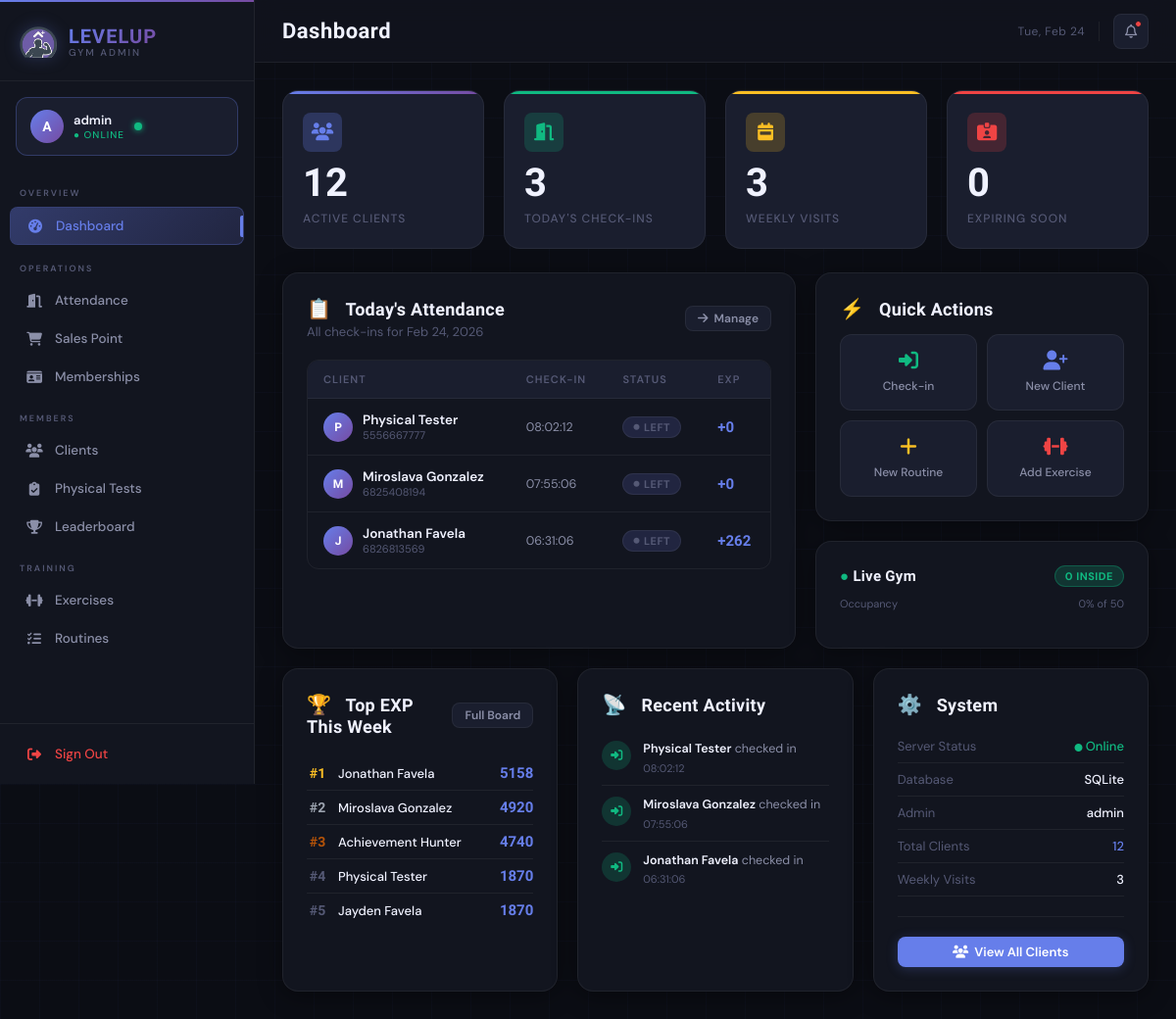
Before: /admin (signed in) with the older database file.
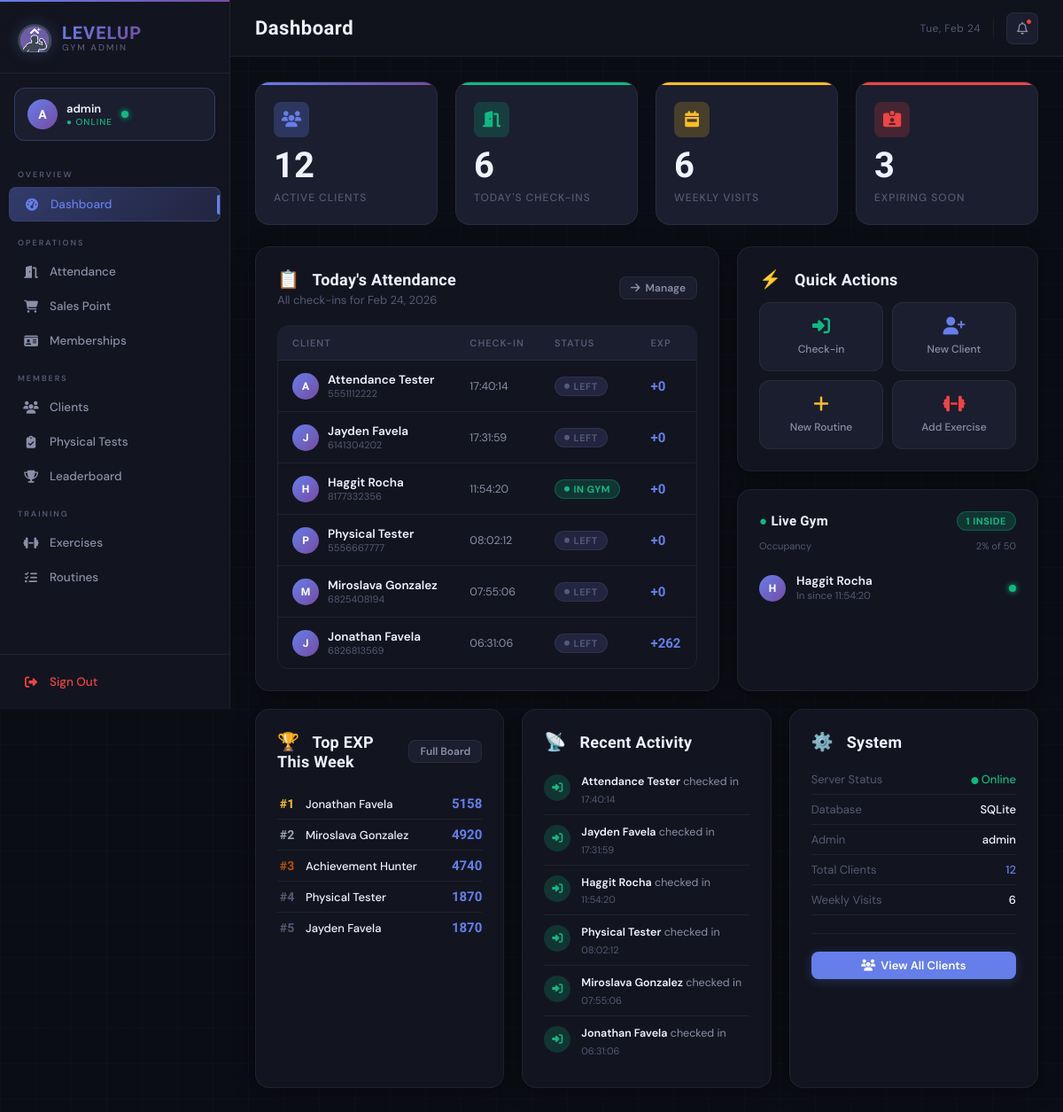
After: the same page with the newer database file.
### tables this page shows
CREATE TABLE attendance (
                attendance_id INTEGER PRIMARY KEY AUTOINCREMENT,
                client_id INTEGER NOT NULL,
                check_in_date DATE NOT NULL,
                check_in_time TIME,
                check_out_time TIME,
                exp_earned INTEGER DEFAULT 0,
                FOREIGN KEY (client_id) REFERENCES clients(client_id) ON DELETE CASCADE,
                UNIQUE(client_id, check_in_date)
            );

CREATE TABLE clients (
                client_id INTEGER PRIMARY KEY AUTOINCREMENT,
                phone_number TEXT UNIQUE NOT NULL,
                pin_hash TEXT NOT NULL,
                first_name TEXT NOT NULL,
                last_name TEXT NOT NULL,
                email TEXT,
                date_of_birth DATE,
                gender TEXT,
                registration_date DATETIME DEFAULT CURRENT_TIMESTAMP,
                status TEXT DEFAULT 'active',
                profile_photo_path TEXT
            );

CREATE TABLE client_gamification (
                gamification_id INTEGER PRIMARY KEY AUTOINCREMENT,
                client_id INTEGER UNIQUE NOT NULL,
                current_level INTEGER DEFAULT 1,
                current_exp INTEGER DEFAULT 0,
                total_exp INTEGER DEFAULT 0,
                rank TEXT DEFAULT 'E',
                client_class TEXT,
                class_unlocked_at_level INTEGER, current_streak INTEGER DEFAULT 0, longest_streak INTEGER DEFAULT 0, total_reps INTEGER DEFAULT 0, workouts_completed INTEGER DEFAULT 0,
                FOREIGN KEY (client_id) REFERENCES clients(client_id) ON DELETE CASCADE
            );

### main.py (the view)
@app.route('/admin')
@admin_required
def admin_dashboard():
    from datetime import date
    from controllers.leaderboard_controller import LeaderboardController
    from controllers.membership_controller import MembershipController
    db = DatabaseManager()
    all_clients      = Client.get_all_active()
    total_clients    = len(all_clients)
    attendance_list  = attendance_ctrl.get_gym_attendance_today()
    todays_attendance = len(attendance_list)
    weekly_report    = attendance_ctrl.get_weekly_attendance_report()
    weekly_visits    = weekly_report['total_visits']
    currently_in = sum(1 for r in attendance_list if not r.get('check_out_time'))
    mc = MembershipController()
    all_memberships  = mc.get_all_memberships()
    today            = date.today()
    expiring_soon = sum(
        1 for m in all_memberships
        if m.get('status') == 'active' and m.get('end_date')
        and 0 < (
            __import__('datetime').datetime.strptime(m['end_date'], '%Y-%m-%d').date() - today
        ).days <= 7
    )
    try:
        lb = LeaderboardController()
        top_exp_week = lb.get_top_exp()   # returns top 10 all-time; use as weekly proxy
    except Exception:
        top_exp_week = []
    return render_template(
        'admin/dashboard.html',
        total_clients    = total_clients,
        todays_attendance= todays_attendance,
        weekly_visits    = weekly_visits,
        attendance_list  = attendance_list,
        currently_in     = currently_in,
        expiring_soon    = expiring_soon,
        top_exp_week     = top_exp_week,
        gym_capacity     = 50,                # adjust as needed
        today_date       = today.strftime('%b %d, %Y'),
    )

### templates/admin/dashboard.html (shortened to what this page needs)
{% extends "admin/base.html" %}
{% block page_title %}Dashboard{% endblock %}
{% block content %}
<div class="grid grid-4" style="margin-bottom:24px;">
    <div class="stat-card accent">
        <div class="stat-icon accent"><i class="fa-solid fa-users"></i></div>
        <div class="stat-value">{{ total_clients }}</div>
        <div class="stat-label">Active Clients</div>
    </div>
    <div class="stat-card emerald">
        <div class="stat-icon emerald"><i class="fa-solid fa-door-open"></i></div>
        <div class="stat-value">{{ todays_attendance }}</div>
        <div class="stat-label">Today's Check-ins</div>
    </div>
    <div class="stat-card amber">
        <div class="stat-icon amber"><i class="fa-solid fa-calendar-week"></i></div>
        <div class="stat-value">{{ weekly_visits }}</div>
        <div class="stat-label">Weekly Visits</div>
    </div>
    <div class="stat-card red">
        <div class="stat-icon red"><i class="fa-solid fa-id-card-clip"></i></div>
        <div class="stat-value">{{ expiring_soon | default(0) }}</div>
        <div class="stat-label">Expiring Soon</div>
    </div>
</div>
<div class="grid" style="grid-template-columns: 1fr 340px; gap: 20px; margin-bottom: 20px;">
    <div class="card" style="margin-bottom:0;">
        <div class="card-header">
            <div>
                <div class="card-title">
                    <span class="card-title-icon">📋</span> Today's Attendance
                </div>
                <div class="section-subtitle">All check-ins for {{ today_date | default('today') }}</div>
            </div>
            <a href="{{ url_for('admin_attendance') }}" class="btn btn-ghost btn-sm">
                <i class="fa-solid fa-arrow-right"></i> Manage
            </a>
        </div>
        {% if attendance_list %}
        <div class="table-wrapper">
            <table>
                <thead>
                    <tr>
                        <th>Client</th>
                        <th>Check-in</th>
                        <th>Status</th>
                        <th>EXP</th>
                    </tr>
                </thead>
                <tbody>
                    {% for record in attendance_list %}
                    <tr>
                        <td>
                            <div style="display:flex; align-items:center; gap:10px;">
                                <div class="live-avatar" style="width:30px;height:30px;font-size:12px;">
                                    {{ record.client_name[0] | upper if record.client_name else '?' }}
                                </div>
                                <div>
                                    <strong>{{ record.client_name }}</strong>
                                    <div style="font-size:11px; color:var(--text-muted);">{{ record.phone_number }}</div>
                                </div>
                            </div>
                        </td>
                        <td style="font-size:12.5px;">{{ record.check_in_time }}</td>
                        <td>
                            {% if record.check_out_time %}
                                <span class="badge badge-muted"><i class="fa-solid fa-circle" style="font-size:6px;"></i> Left</span>
                            {% else %}
                                <span class="badge badge-emerald"><i class="fa-solid fa-circle" style="font-size:6px;"></i> In Gym</span>
                            {% endif %}
                        </td>
                        <td>
                            <span style="color: var(--accent); font-family:'Rajdhani',sans-serif; font-weight:700; font-size:15px;">
                                +{{ record.exp_earned }}
                            </span>
                        </td>
                    </tr>
                    {% endfor %}
                </tbody>
            </table>
        </div>
        {% else %}
        <div class="empty-state">
            <i class="fa-solid fa-person-walking-arrow-right"></i>
            <p>No check-ins yet today.</p>
        </div>
        {% endif %}
    </div>
    <div style="display:flex; flex-direction:column; gap:20px;">
        <div class="card" style="margin-bottom:0;">
            <div class="card-title" style="margin-bottom:14px;">
                <span class="card-title-icon">⚡</span> Quick Actions
            </div>
            <div class="quick-action-grid">
                <a href="{{ url_for('admin_attendance') }}" class="quick-action emerald">
                    <i class="fa-solid fa-right-to-bracket"></i>
                    Check-in
                </a>
                <a href="{{ url_for('admin_add_client') }}" class="quick-action accent">
                    <i class="fa-solid fa-user-plus"></i>
                    New Client
                </a>
                <a href="{{ url_for('admin_add_routine') }}" class="quick-action amber">
                    <i class="fa-solid fa-plus"></i>
                    New Routine
                </a>
                <a href="{{ url_for('admin_add_exercise') }}" class="quick-action red">
                    <i class="fa-solid fa-dumbbell"></i>
                    Add Exercise
                </a>
            </div>
        </div>
        <div class="card" style="margin-bottom:0; flex:1;">
            <div class="card-header" style="margin-bottom:10px;">
                <div class="card-title" style="font-size:15px;">
                    <span style="color:var(--emerald);">●</span> Live Gym
                </div>
                <span class="badge badge-emerald">{{ currently_in | default(0) }} inside</span>
            </div>
            {% set cap = gym_capacity | default(50) %}
            {% set pct = ((currently_in | default(0) / cap) * 100) | int %}
            <div style="font-size:11px; color:var(--text-muted); display:flex; justify-content:space-between;">
                <span>Occupancy</span>
                <span>{{ pct }}% of {{ cap }}</span>
            </div>
            <div style="margin-top:14px;">
                {% if attendance_list %}
                    {% for record in attendance_list %}
                        {% if not record.check_out_time %}
                        <div class="live-client">
                            <div class="live-avatar" style="width:30px;height:30px;font-size:12px;">
                                {{ record.client_name[0] | upper if record.client_name else '?' }}
                            </div>
                            <div class="live-client-info">
                                <div class="live-client-name">{{ record.client_name }}</div>
                                <div class="live-client-meta">In since {{ record.check_in_time }}</div>
                            </div>
                            <div class="live-dot"></div>
                        </div>
                        {% endif %}
                    {% endfor %}
                {% else %}
                <div style="text-align:center; padding:16px; color:var(--text-muted); font-size:13px;">
                    Gym is empty right now
                </div>
                {% endif %}
            </div>
        </div>
    </div>
</div>
<div class="grid grid-3">
    <div class="card" style="margin-bottom:0;">
        <div class="card-header">
            <div class="card-title"><span class="card-title-icon">🏆</span> Top EXP This Week</div>
            <a href="{{ url_for('admin_leaderboard') }}" class="btn btn-ghost btn-sm">Full Board</a>
        </div>
        {% if top_exp_week %}
            {% for row in top_exp_week[:5] %}
            <div class="performer-row">
                <div class="performer-rank-num {% if loop.index == 1 %}gold{% elif loop.index == 2 %}silver{% elif loop.index == 3 %}bronze{% endif %}">
                    #{{ loop.index }}
                </div>
                <div class="performer-name">{{ row.full_name }}</div>
                <div class="performer-value">{{ row.total_exp }}</div>
            </div>
            {% endfor %}
        {% else %}
            <div class="empty-state" style="padding:24px 0;">
                <i class="fa-solid fa-trophy" style="font-size:24px;"></i>
                <p>No data yet</p>
            </div>
        {% endif %}
    </div>
    <div class="card" style="margin-bottom:0;">
        <div class="card-title" style="margin-bottom:14px;"><span class="card-title-icon">📡</span> Recent Activity</div>
        {% if attendance_list %}
            {% for record in attendance_list[:6] %}
            <div class="activity-item">
                <div class="activity-icon checkin"><i class="fa-solid fa-right-to-bracket"></i></div>
                <div style="flex:1;">
                    <div class="activity-text">
                        <strong>{{ record.client_name }}</strong> checked in
                    </div>
                    <div class="activity-time">{{ record.check_in_time }}</div>
                </div>
            </div>
            {% endfor %}
        {% else %}
            <div class="empty-state" style="padding:24px 0;">
                <i class="fa-solid fa-rss" style="font-size:24px;"></i>
                <p>No recent activity</p>
            </div>
        {% endif %}
    </div>
    <div class="card" style="margin-bottom:0;">
        <div class="card-title" style="margin-bottom:14px;"><span class="card-title-icon">⚙️</span> System</div>
        <div class="sys-row">
            <span class="sys-label">Server Status</span>
            <span class="sys-val" style="color:var(--emerald);">
                <i class="fa-solid fa-circle" style="font-size:8px;"></i> Online
            </span>
        </div>
        <div class="sys-row">
            <span class="sys-label">Database</span>
            <span class="sys-val">SQLite</span>
        </div>
        <div class="sys-row">
            <span class="sys-label">Admin</span>
            <span class="sys-val">{{ session.admin_username }}</span>
        </div>
        <div class="sys-row">
            <span class="sys-label">Total Clients</span>
            <span class="sys-val" style="color:var(--accent);">{{ total_clients }}</span>
        </div>
        <div class="sys-row">
            <span class="sys-label">Weekly Visits</span>
            <span class="sys-val">{{ weekly_visits }}</span>
        </div>
        <hr class="divider">
        <a href="{{ url_for('admin_clients') }}" class="btn btn-primary" style="width:100%; justify-content:center;">
            <i class="fa-solid fa-users"></i> View All Clients
        </a>
    </div>
</div>
{% endblock %}

Changed rows visible on the page:
added attendance: client_name "A", client_name "Attendance Tester", phone_number "5551112222", check_in_time "17:40:14", check_out_time "11:53:33" (drawn), exp_earned "0"
added attendance: client_name "J", client_name "Jayden Favela", phone_number "6141304202", check_in_time "17:31:59", check_out_time "11:53:26" (drawn), exp_earned "0"
added attendance: client_name "H", client_name "Haggit Rocha", phone_number "8177332356", check_in_time "11:54:20", shows "IN GYM", exp_earned "0"
Other visible differences:
{{ todays_attendance }}: "3" → "6"
{{ weekly_visits }}: "3" → "6"
{{ expiring_soon | default(0) }}: "0" → "3"
{{ currently_in | default(0) }}: "0" → "1"
{{ pct }}: "0" → "2"
